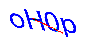

Here is the Python script that generated this plot:
import random, string, sys, math
from PIL import Image, ImageDraw, ImageFont, ImageFilter

font_path = 'msyh.ttc'

number = 4

size = (80, 30)
bgcolor = (255, 255, 255)
fontcolor = (0, 0, 255)
linecolor = (255, 0, 0)
draw_line = True
line_number = (1, 5)

def gene_text():
	# source=list(String,letters)
	# source=['a', 'b', 'c', 'd', 'e', 'f', 'g', 'h']
	source = list(string.ascii_letters)
	for index in range(0, 10):
		source.append(str(index))
	return ''.join(random.sample(source, number))  # number 是生成验证码的位数


# 用来绘制干扰线
def gene_line(draw, width, height):
	begin = (random.randint(0, width), random.randint(0, height))
	end = (random.randint(0, width), random.randint(0, height))
	draw.line([begin, end], fill=linecolor)

# 生成验证码
def gene_code():
	width, height = size
	# 初始化图片
	image = Image.new("RGBA", (width, height), bgcolor)
	# 验证码字体
	font =ImageFont.truetype(font_path, 25)
	# 创建画笔
	draw = ImageDraw.Draw(image)
	# 生成字符串
	text = gene_text()

	font_width, font_height = font.getsize(text)

	draw.text(((width - font_width)/number, (height - font_height)/ number), text, font=font, fill=fontcolor)

	if draw_line:
		gene_line(draw, width, height)

	# 创建扭曲
	image = image.transform((width + 20, height + 10), Image.AFFINE, (1,-0.3, 0, -0.1, 1,0), Image.BILINEAR)

	# 滤镜，边界加强
	image = image.filter(ImageFilter.EDGE_ENHANCE_MORE)

	image.save('04.png')


if  __name__ == '__main__':
	gene_code()
